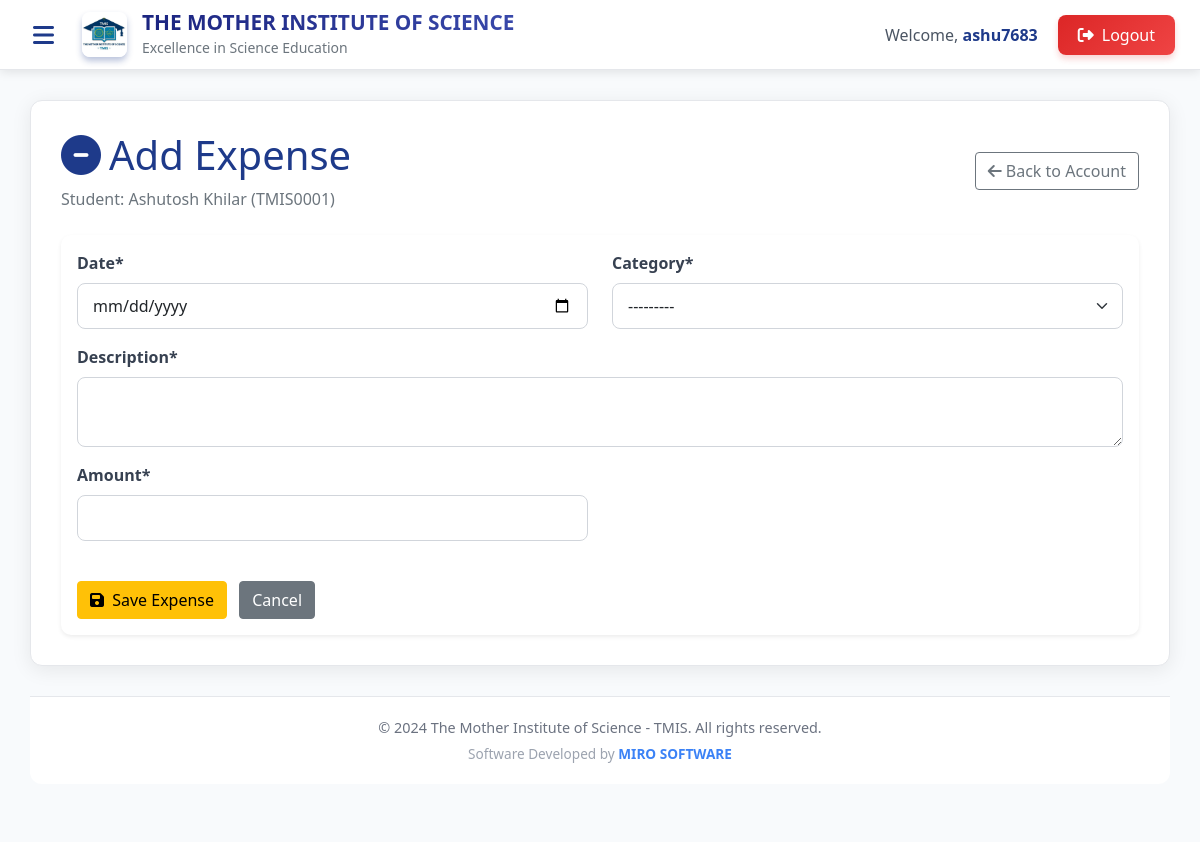
The page /add-expense/1/ (signed in) on the database its author committed.
### institute/models.py (models this page shows, shortened)
class CustomUser(AbstractUser):
    USER_TYPE_CHOICES = (
        ('admin', 'Admin'),
        ('user', 'User'),
        ('student', 'Student'),
    )
    uid = models.CharField(max_length=50, unique=True)
    mobile = models.CharField(max_length=15, blank=True, null=True)
    user_type = models.CharField(max_length=10, choices=USER_TYPE_CHOICES, default='student')
    status = models.CharField(max_length=20, default='active')
    created_at = models.DateTimeField(auto_now_add=True)

class Admission(models.Model):
    admission_id = models.CharField(max_length=20, unique=True, blank=True, null=True, verbose_name="Admission ID")
    student_image = models.ImageField(upload_to='student_images/', blank=True, null=True, verbose_name="Student Photo")
    student_name = models.CharField(max_length=100)
    father_name = models.CharField(max_length=100)
    mother_name = models.CharField(max_length=100)
    date_of_birth = models.DateField()
    mobile_number = models.CharField(max_length=15)
    address = models.TextField()
    adhaar_number = models.CharField(max_length=20)
    whatsapp_number = models.CharField(max_length=15)
    blood_group = models.CharField(max_length=5)
    category = models.CharField(max_length=50)
    college_name = models.CharField(max_length=200)
    board_name = models.CharField(max_length=100)
    college_roll_no = models.CharField(max_length=50)
    batch = models.CharField(max_length=50)
    eleventh_year = models.CharField(max_length=10)
    twelfth_year = models.CharField(max_length=10)
    course = models.CharField(max_length=100)
    enrolled_for = models.CharField(max_length=100)
    sams_login_id = models.CharField(max_length=100, blank=True)
    sams_password = models.CharField(max_length=100, blank=True)
    pen_number = models.CharField(max_length=100, blank=True)
    apaar_id = models.CharField(max_length=100, blank=True)
    visitor1_name = models.CharField(max_length=100, blank=True)
    visitor1_relation = models.CharField(max_length=100, blank=True)
    visitor1_contact = models.CharField(max_length=15, blank=True)
    visitor2_name = models.CharField(max_length=100, blank=True)
    visitor2_relation = models.CharField(max_length=100, blank=True)
    visitor2_contact = models.CharField(max_length=15, blank=True)
    hostel_fees = models.DecimalField(max_digits=10, decimal_places=2, default=0)
    academics_accommodation = models.TextField(blank=True)
    admitted_college_fees = models.DecimalField(max_digits=10, decimal_places=2, default=0)
    college_dress = models.CharField(max_length=100, blank=True)
    books = models.CharField(max_length=100, blank=True)
    college_transportation = models.CharField(max_length=100, blank=True)
    tms_dress = models.CharField(max_length=100, blank=True)
    installment1 = models.DecimalField(max_digits=10, decimal_places=2, default=0)
    installment2 = models.DecimalField(max_digits=10, decimal_places=2, default=0)
    installment3 = models.DecimalField(max_digits=10, decimal_places=2, default=0)
    installment4 = models.DecimalField(max_digits=10, decimal_places=2, default=0)
    installment5 = models.DecimalField(max_digits=10, decimal_places=2, default=0)
    installment6 = models.DecimalField(max_digits=10, decimal_places=2, default=0)
    tms_fees = models.DecimalField(max_digits=10, decimal_places=2, default=0)
    guardian_signature = models.CharField(max_length=100, blank=True)
    student_signature = models.CharField(max_length=100, blank=True)
    tms_signature = models.CharField(max_length=100, blank=True)
    created_at = models.DateTimeField(auto_now_add=True)
    updated_at = models.DateTimeField(auto_now=True)
    submitted_by = models.ForeignKey(CustomUser, on_delete=models.SET_NULL, null=True, blank=True)

### institute/views.py (the view)
# urls.py: path('add-expense/<int:admission_id>/', views.add_expense, name='add_expense'),
@login_required
def add_expense(request, admission_id):
    if request.user.user_type != 'admin':
        return redirect('home')
    admission = get_object_or_404(Admission, id=admission_id)
    if request.method == 'POST':
        form = ExpenseForm(request.POST)
        if form.is_valid():
            expense = form.save(commit=False)
            expense.admission = admission
            expense.added_by = request.user
            expense.save()
            messages.success(request, f'Expense of ₹{expense.amount} added successfully!')
            return redirect('student_account', admission_id=admission_id)
    else:
        form = ExpenseForm()
    return render(request, 'institute/add_expense.html', {
        'form': form,
        'admission': admission
    })

### institute/forms.py
class ExpenseForm(forms.ModelForm):
    class Meta:
        model = Expense
        fields = ['date', 'category', 'description', 'amount']
        widgets = {
            'date': forms.DateInput(attrs={'type': 'date'}),
            'description': forms.Textarea(attrs={'rows': 2}),
        }

### templates/institute/add_expense.html (shortened to what this page needs)
{% extends 'institute/base.html' %}
{% load crispy_forms_tags %}
{% block content %}
<div class="content-card">
    <div class="d-flex justify-content-between align-items-center mb-4">
        <div>
            <h1 style="color: #1e3a8a;">
                <i class="fas fa-minus-circle me-2"></i>Add Expense
            </h1>
            <p class="text-muted mb-0">
                Student: {{ admission.student_name }} ({{ admission.admission_id }})
            </p>
        </div>
        <a href="{% url 'student_account' admission.id %}" class="btn btn-outline-secondary">
            <i class="fas fa-arrow-left"></i> Back to Account
        </a>
    </div>
    <div class="card border-0 shadow-sm">
        <div class="card-body">
            <form method="POST">
                <div class="row">
                    <div class="col-md-6">
                        {{ form.date|as_crispy_field }}
                    </div>
                    <div class="col-md-6">
                        {{ form.category|as_crispy_field }}
                    </div>
                    <div class="col-md-12">
                        {{ form.description|as_crispy_field }}
                    </div>
                    <div class="col-md-6">
                        {{ form.amount|as_crispy_field }}
                    </div>
                </div>
                <div class="mt-4">
                    <button type="submit" class="btn btn-warning">
                        <i class="fas fa-save me-1"></i> Save Expense
                    </button>
                    <a href="{% url 'student_account' admission.id %}" class="btn btn-secondary ms-2">
                        Cancel
                    </a>
                </div>
            </form>
        </div>
    </div>
</div>
{% endblock %}

### templates/institute/base.html (shortened to what this page needs)
{% load static %}
<!DOCTYPE html>
<html lang="en">
<head>
    <link href="https://cdn.jsdelivr.net/npm/bootstrap@5.1.3/dist/css/bootstrap.min.css" rel="stylesheet">
    <link rel="stylesheet" href="https://cdnjs.cloudflare.com/ajax/libs/font-awesome/6.4.0/css/all.min.css">
</head>
<body>
    <nav class="top-navbar">
        <div class="left-section">
            <button class="menu-toggle" id="menuToggle">
                <i class="fas fa-bars"></i>
            </button>
            <div class="logo-container">
                <img src="./../../media/logo/tmis_logo.jpeg"
                        alt="TMIS Logo"
                        class="logo-img">
                <div>
                    <div class="institute-name">THE MOTHER INSTITUTE OF SCIENCE</div>
                    <small class="text-muted">Excellence in Science Education</small>
                </div>
            </div>
        </div>
        <div class="user-menu">
            {% if user.is_authenticated %}
                <div class="welcome-text">
                    Welcome, <strong>{{ user.username }}</strong>
                </div>
                <a href="{% url 'logout' %}" class="logout-btn">
                    <i class="fas fa-sign-out-alt"></i>
                    Logout
                </a>
            {% else %}
                <div class="welcome-text">
                    Welcome to TMIS Portal
                </div>
            {% endif %}
        </div>
    </nav>
    <main class="main-content">
        {% block content %}{% endblock %}
        {% block copyright %}
        {% if request.path != '/' %}
        <div class="copyright-footer">
            &copy; 2024 The Mother Institute of Science - TMIS. All rights reserved.
            <div class="developed-by">
                Software Developed by <strong>MIRO SOFTWARE</strong>
            </div>
        </div>
        {% endif %}
        {% endblock %}
    </main>
</body>
</html>

### templates/institute/base.html (style rules this page uses)
:root { --primary-color: #1a237e; --secondary-color: #283593; --accent-color: #3949ab; --light-color: #e8eaf6; --dark-color: #0d47a1; }
.logo-container { display: flex; align-items: center; gap: 10px; }
.logo-img { height: 50px; width: auto; }
.card { transition: transform 0.3s, box-shadow 0.3s; border: none; box-shadow: 0 5px 15px rgba(0,0,0,0.08); border-radius: 10px; overflow: hidden; }
.institute-name { font-family: 'Segoe UI', Tahoma, Geneva, Verdana, sans-serif; font-size: 1.8rem; background: linear-gradient(45deg, #1a237e, #3949ab); -webkit-background-clip: text; -webkit-text-fill-color: transparent; font-weight: bold; }
:root { --sidebar-width: 250px; --sidebar-bg: #1e3a8a; --sidebar-hover: #2563eb; --sidebar-active: #3b82f6; --header-height: 70px; }
* { margin: 0; padding: 0; box-sizing: border-box; }
body { font-family: 'Segoe UI', Tahoma, Geneva, Verdana, sans-serif; background-color: #f8fafc; min-height: 100vh; }
.top-navbar { position: fixed; top: 0; left: 0; right: 0; height: var(--header-height); background: white; box-shadow: 0 2px 10px rgba(0, 0, 0, 0.1); z-index: 1000; display: flex; align-items: center; justify-content: space-between; padding: 0 25px; border-bottom: 1px solid #e5e7eb; }
.left-section { display: flex; align-items: center; gap: 20px; }
.menu-toggle { background: none; border: none; font-size: 1.5rem; color: #1e3a8a; cursor: pointer; padding: 8px; border-radius: 5px; transition: all 0.3s ease; }
.logo-container { display: flex; align-items: center; gap: 15px; }
.logo-img { height: 45px; width: 45px; border-radius: 8px; background: linear-gradient(135deg, #1e3a8a, #3b82f6); display: flex; align-items: center; justify-content: center; color: white; font-weight: bold; font-size: 1.2rem; box-shadow: 0 4px 6px rgba(30, 58, 138, 0.3); }
.institute-name { font-size: 1.3rem; font-weight: 700; color: #1e3a8a; line-height: 1.2; }
.user-menu { display: flex; align-items: center; gap: 20px; }
.welcome-text { color: #4b5563; font-weight: 500; }
.welcome-text strong { color: #1e3a8a; }
.logout-btn { background: linear-gradient(135deg, #dc2626, #ef4444); color: white; border: none; padding: 8px 20px; border-radius: 8px; font-weight: 500; text-decoration: none; transition: all 0.3s ease; display: flex; align-items: center; gap: 8px; box-shadow: 0 4px 6px rgba(220, 38, 38, 0.2); }
.main-content { margin-top: var(--header-height); padding: 30px; min-height: calc(100vh - var(--header-height)); background: #f8fafc; }
.content-card { background: white; border-radius: 12px; box-shadow: 0 4px 20px rgba(0, 0, 0, 0.08); padding: 30px; margin-bottom: 30px; border: 1px solid #e5e7eb; }
.copyright-footer { text-align: center; padding: 20px; color: #6b7280; font-size: 0.9rem; border-top: 1px solid #e5e7eb; margin-top: 30px; background: white; border-radius: 0 0 12px 12px; }
.developed-by { text-align: center; margin-top: 5px; font-size: 0.85rem; color: #9ca3af; }
.developed-by strong { color: #3b82f6; }
.form-control, .form-select { border: 1px solid #d1d5db; border-radius: 8px; padding: 10px 15px; transition: all 0.3s; }
.form-label { font-weight: 600; color: #374151; margin-bottom: 8px; }

### rows shown on the page
CustomUser: username "ashu7683"
Admission: student_name "Ashutosh Khilar", admission_id "TMIS0001"
